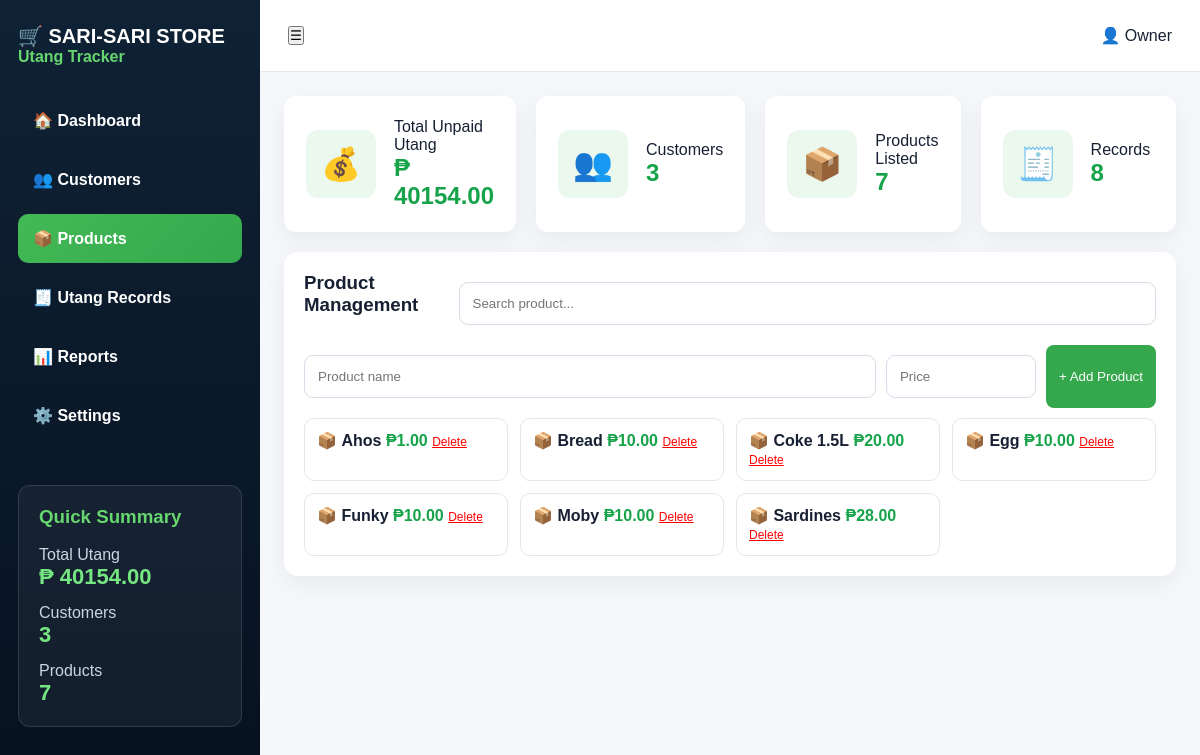
The page /products on the database as committed earlier.
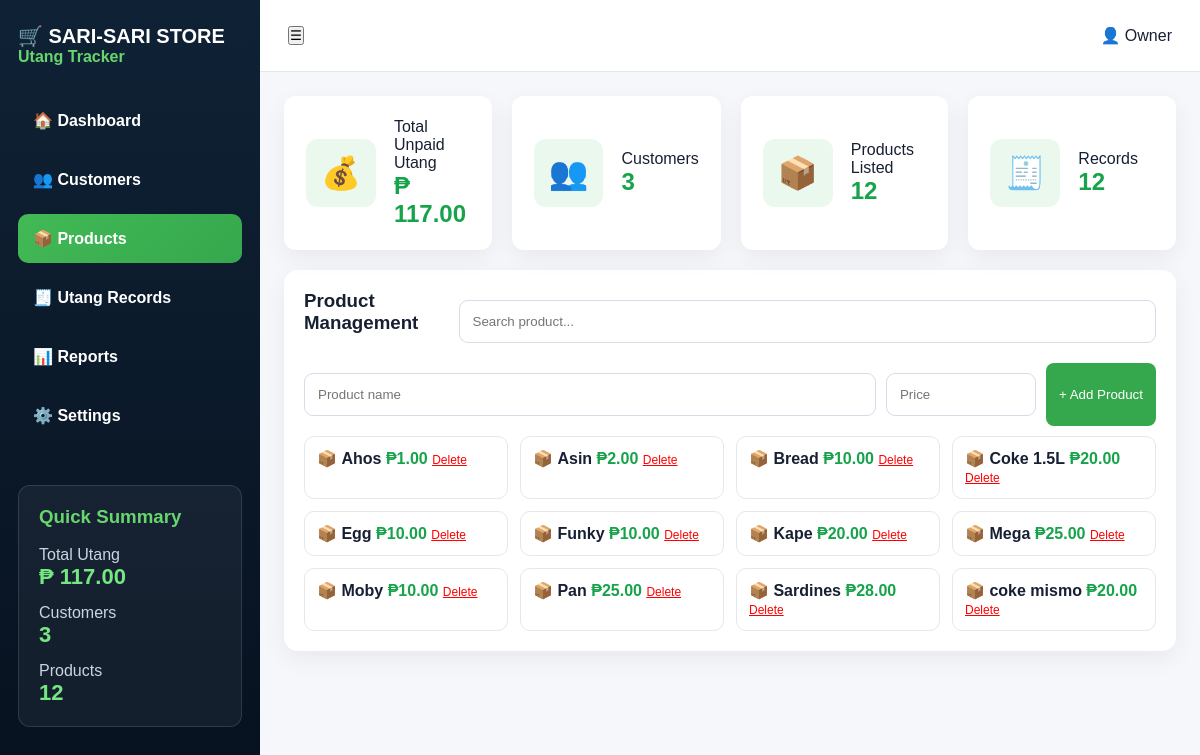
The same page on the database as committed later.
### tables this page shows
CREATE TABLE products (
        id INTEGER PRIMARY KEY AUTOINCREMENT,
        name TEXT NOT NULL,
        price REAL NOT NULL
    );

### app.py (the view)
@app.route("/products")
def products_page():
    return render_template("index.html", **get_common_data("products"))

### app.py (called while the page is built)
def get_db():
    return sqlite3.connect("database.db")

def get_customers(cursor):
    cursor.execute("""
        SELECT customers.id, customers.name,
        COALESCE(SUM(
            CASE WHEN utang.status='UNPAID' THEN utang.total ELSE 0 END
        ), 0)
        FROM customers
        LEFT JOIN utang ON customers.id = utang.customer_id
        GROUP BY customers.id, customers.name
        ORDER BY customers.id DESC
    """)
    return cursor.fetchall()

### templates/index.html (shortened to what this page needs)
<!DOCTYPE html>
<html lang="en">
<head>
  <link rel="stylesheet" href="{{ url_for('static', filename='style.css') }}">
</head>
<body>
<div class="app">
  <aside class="sidebar">
    <h2>🛒 SARI-SARI STORE</h2>
    <p>Utang Tracker</p>
    <nav>
      <a href="/" class="{% if page == 'dashboard' %}active{% endif %}">🏠 Dashboard</a>
      <a href="/customers" class="{% if page == 'customers' %}active{% endif %}">👥 Customers</a>
      <a href="/products" class="{% if page == 'products' %}active{% endif %}">📦 Products</a>
      <a href="/records" class="{% if page == 'records' %}active{% endif %}">🧾 Utang Records</a>
      <a href="/reports" class="{% if page == 'reports' %}active{% endif %}">📊 Reports</a>
      <a href="/settings" class="{% if page == 'settings' %}active{% endif %}">⚙️ Settings</a>
    </nav>
    <div class="summary">
      <h3>Quick Summary</h3>
      <p>Total Utang</p>
      <strong>₱ {{ "%.2f"|format(total_utang) }}</strong>
      <p>Customers</p>
      <strong>{{ customers|length }}</strong>
      <p>Products</p>
      <strong>{{ products|length }}</strong>
    </div>
  </aside>
  <main class="main">
    <header class="topbar">
      <button>☰</button>
      <div>👤 Owner</div>
    </header>
    <section class="cards">
      <div class="stat">
        <span>💰</span>
        <div>
          <p>Total Unpaid Utang</p>
          <h2>₱ {{ "%.2f"|format(total_utang) }}</h2>
        </div>
      </div>
      <div class="stat">
        <span>👥</span>
        <div>
          <p>Customers</p>
          <h2>{{ customers|length }}</h2>
        </div>
      </div>
      <div class="stat">
        <span>📦</span>
        <div>
          <p>Products Listed</p>
          <h2>{{ products|length }}</h2>
        </div>
      </div>
      <div class="stat">
        <span>🧾</span>
        <div>
          <p>Records</p>
          <h2>{{ all_records|length }}</h2>
        </div>
      </div>
    </section>
    {% if page == "products" %}
    <section class="products">
      <div class="products-head">
        <h3>Product Management</h3>
        <input type="text" id="productSearch" placeholder="Search product...">
      </div>
      <form action="/add-product" method="POST" class="product-form">
        <input type="text" name="name" placeholder="Product name" required>
        <input type="number" name="price" placeholder="Price" step="0.01" required>
        <button class="green-btn" type="submit">+ Add Product</button>
      </form>
      <div class="product-list">
        {% for product in products %}
          <div class="product product-item">
            📦 <b>{{ product[1] }}</b>
            <span>₱{{ "%.2f"|format(product[2]) }}</span>
            <a href="/delete-product/{{ product[0] }}"
               onclick="return confirm('Delete this product?')"
               class="delete-product">
              Delete
            </a>
          </div>
        {% endfor %}
      </div>
    </section>
    {% endif %}
  </main>
</div>
</body>
</html>

Rows that differ between the two databases and show on the page:
added products: name "Asin", price "2.00"
added products: name "Kape", price "20.00"
added products: name "Mega", price "25.00"
added products: name "Pan", price "25.00"
added products: name "coke mismo", price "20.00"
Other text that changed with them:
{{ "%.2f"|format(total_utang) }}: "40154.00" → "117.00"
{{ products|length }}: "7" → "12"
{{ all_records|length }}: "8" → "12"
